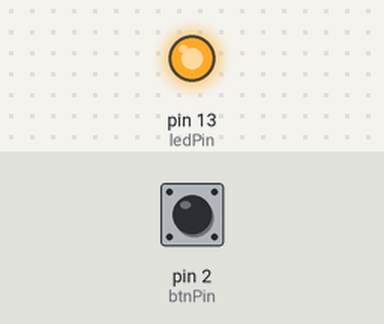
Bench run of a sketch on a simulated Arduino Uno, built with avr-gcc and run on an emulated ATmega328P. Shown: output pins drawn as LEDs (lit = HIGH). The inputs (shaded band) are chosen by the test bench; at power-on: pin 2 (btnPin) HIGH.

Above: at 1.2 s.
1.3 s: pin 2 (btnPin) pulled LOW for 0.15 s
At 1.37 s:
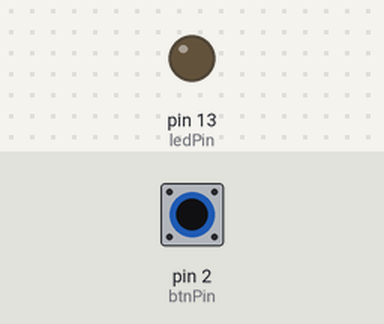
2.9 s: pin 2 (btnPin) pulled LOW for 3.2 s
At 6.5 s:
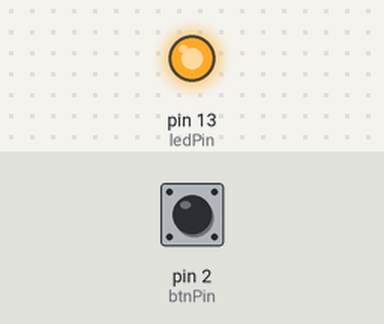
Timing chart, 0 to 8.0 s (numbered marks = the images above; inputs shaded):
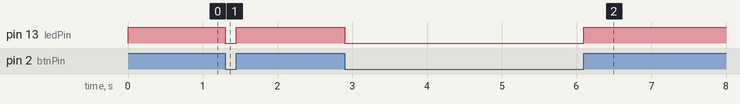

Measured:
- after the input at 1.3 s, pin 13 (ledPin): HIGH → LOW at once, → HIGH 0.15 s later
- after the input at 2.9 s, pin 13 (ledPin): HIGH → LOW at once, → HIGH 3.2 s later

The sketch:

rappel_arduino_button.ino
```cpp
short btnPin = 2; // Broche 2
short ledPin = LED_BUILTIN; // Broche 13

void setup() {
  // IMPORTANT! On configure la pin 2 en entrée
  // avec une résistance de pullup
  pinMode(btnPin, INPUT_PULLUP);
  pinMode(ledPin, OUTPUT);
}

void loop() {
  // On lit l'état de la pin 2
  int buttonState = digitalRead(btnPin);

  // On écrit l'état dans la pin 13
  digitalWrite(ledPin, buttonState);
}
```
